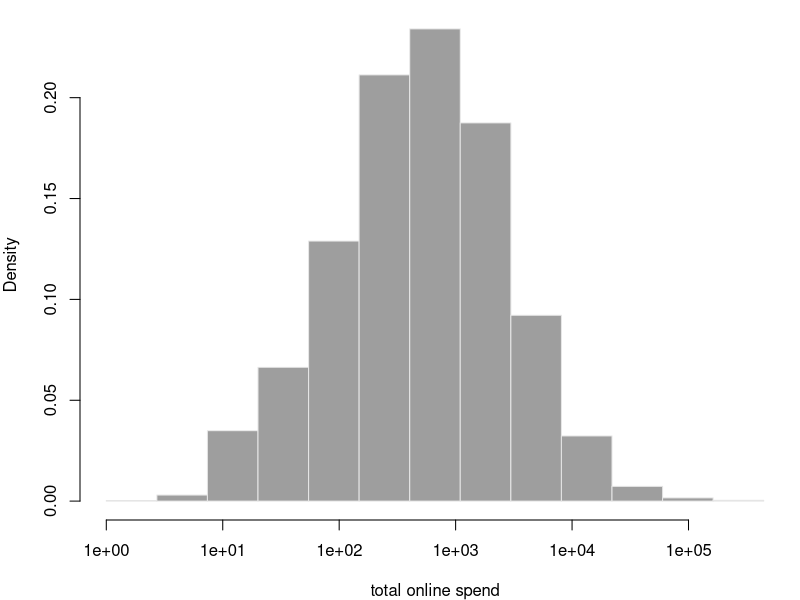
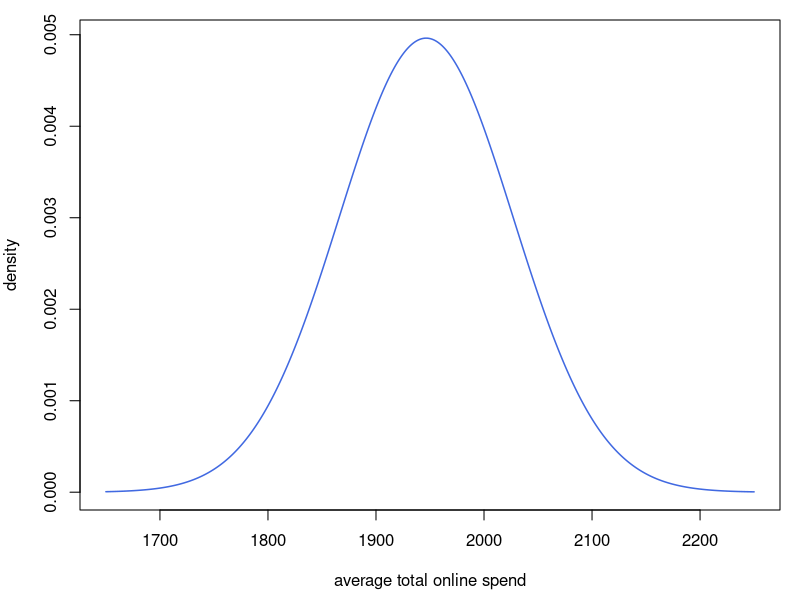
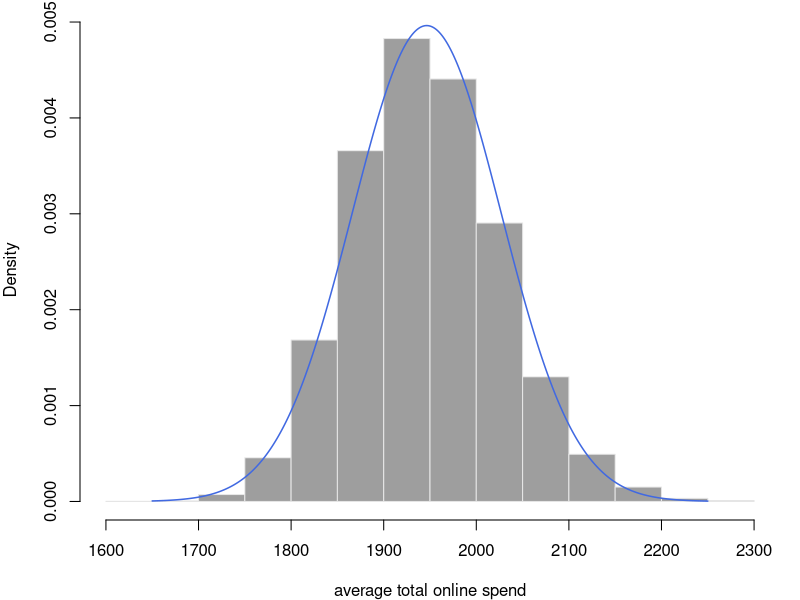
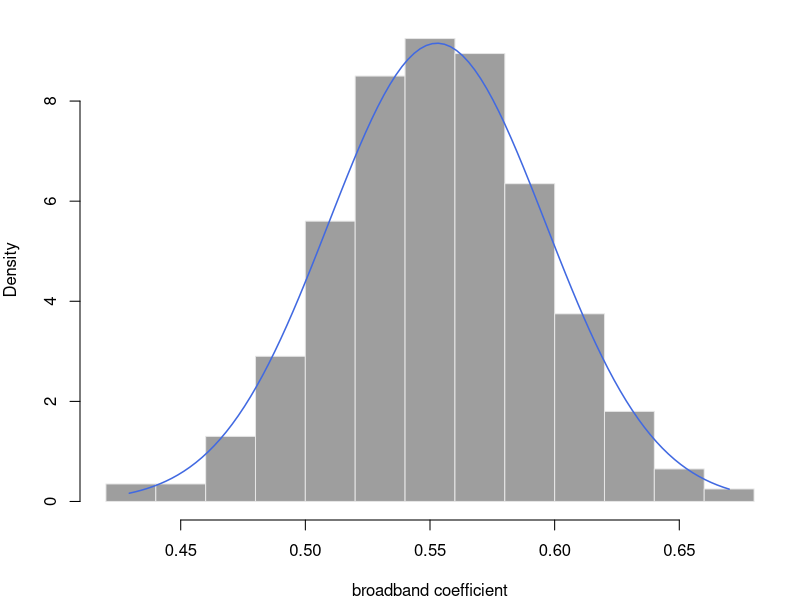
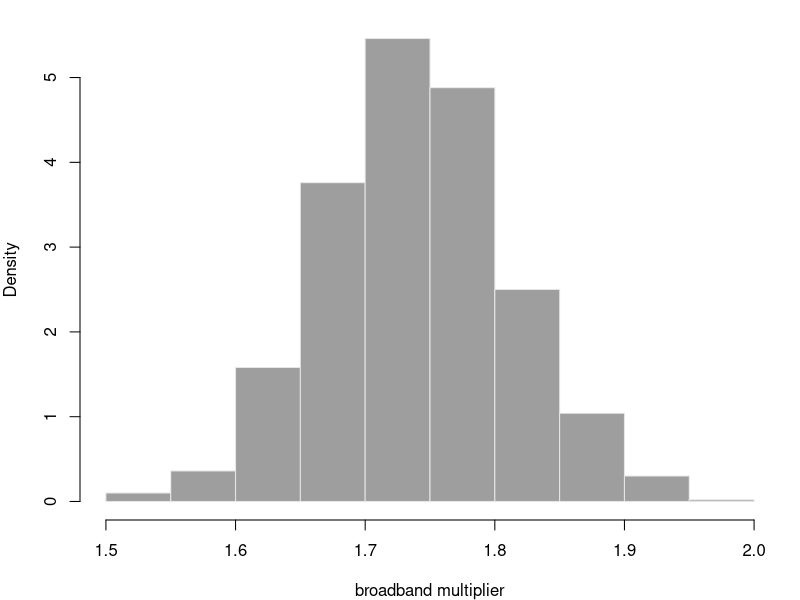
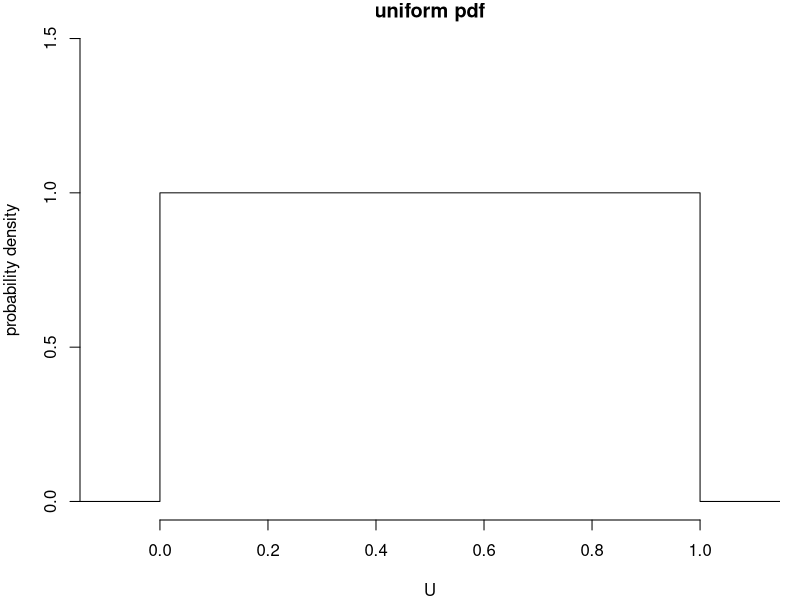
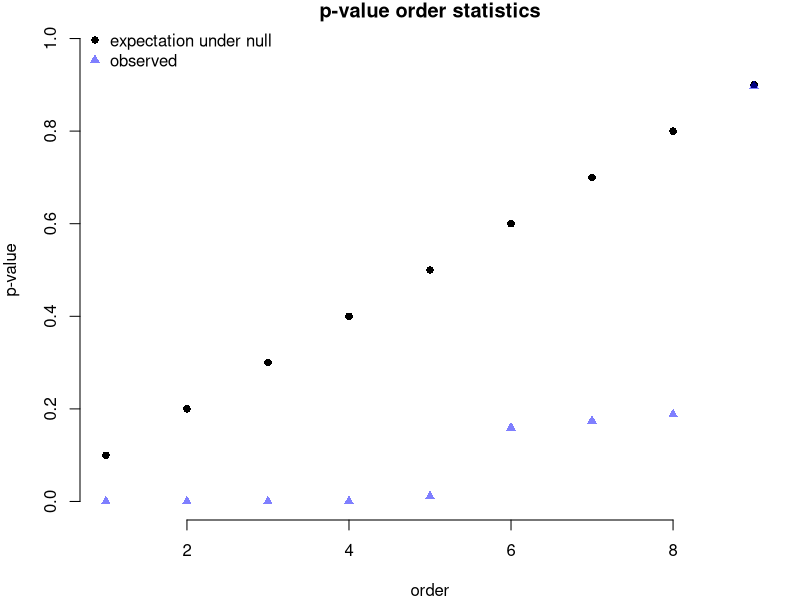
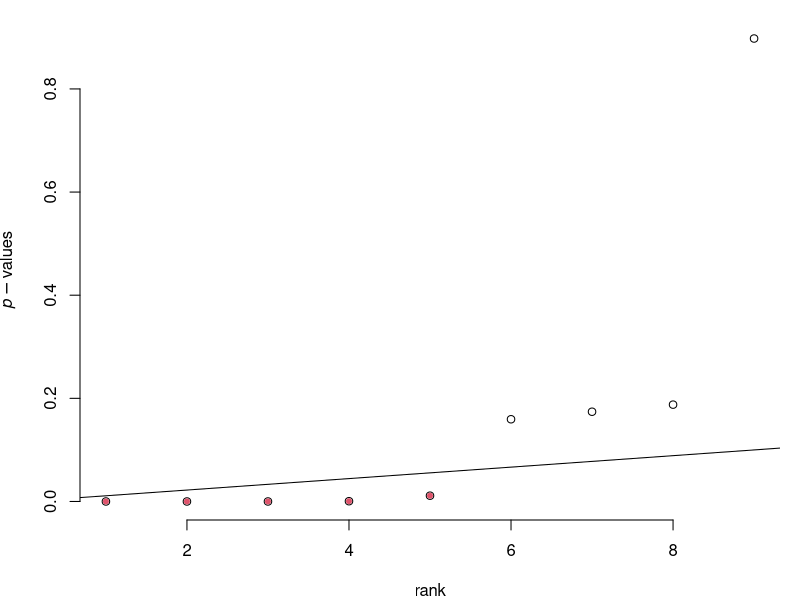

Write R code to recreate these figures, in order.
##  browser spending analysis 
browser = read.csv("web-browsers.csv")

# data histogram
par(mai=c(.8,.8,.1,.1))
hist(log(browser$spend), freq=FALSE,
	xaxt="n", main="", xlab="total online spend", col=8, border="grey90")
lgrid = c(1,10,100,1000,10000,100000)
axis(1, at=log(lgrid), labels=sprintf("%.0e",lgrid))

# basic stats
nrow(browser)
mean(browser$spend)
var(browser$spend)/nrow(browser)

xbar <- mean(browser$spend)
xbse <-  sd(browser$spend)/sqrt(nrow(browser))

xx <- seq(1650,2250,length=1000)

par(mai=c(.9,.8,.2,.2))
plot(xx, dnorm(xx, xbar, xbse), type="l", col="royalblue", lwd=1.5,
	xlab="average total online spend", ylab="density")

# nonparametric bootstrap
B <- 10000
mub <- c()
for (b in 1:B){
	samp_b = sample.int(nrow(browser), replace=TRUE)
	mub <- c(mub, mean(browser$spend[samp_b]))
}
sd(mub)

par(mai=c(.8,.8,.2,.2))
hist(mub, main="", xlab="average total online spend", 
	col=8, border="grey90", freq=FALSE)
lines(xx, dnorm(xx, xbar, xbse), col="royalblue", lwd=1.5)

## parametric bootstrap
xbar <- mean(browser$spend)
sig2 <-  var(browser$spend)

B <- 10000
mus <- c()
for(b in 1:B){
  xsamp <- rnorm(1e4, xbar, sqrt(sig2))
  mus <- c(mus, mean(xsamp))
}
sd(mus)
sqrt(sig2/1e4)

## usual estiamtion of variance
smallsamp <- browser$spend[sample.int(nrow(browser),100)]
s <- sd(smallsamp) # sample variance
s
sd(browser$spend)
s/sd(browser$spend)

## CI bootstrap
eb <- c()
for (b in 1:B){
	sb <- sd(smallsamp[sample.int(100, replace=TRUE)]) 
	eb <- c(eb, sb-s)
}
mean(eb)
tvals <- quantile(eb, c(0.05, 0.95))
sd(mub)

## regression analysis
summary( glm( log(spend) ~ broadband + anychildren, data=browser) )

# nonparametric bootstrap
B <- 1000
betas <- c()
for (b in 1:B){
	samp_b = sample.int(nrow(browser), replace=TRUE)
	reg_b <- glm(log(spend) ~ broadband + anychildren, data=browser[samp_b,])
	betas <- rbind(betas, coef(reg_b))
}
head(betas)

cor(betas[,"broadband"], betas[,"anychildren"])

xx <- seq(min(betas[,2]),max(betas[,2]),length=100)

par(mai=c(.8,.8,.2,.2))
hist(betas[,2], main="", xlab="broadband coefficient", 
	col=8, border="grey90", freq=FALSE)
lines(xx, dnorm(xx, 0.55285, 0.04357), col="royalblue", lwd=1.5)

par(mai=c(.8,.8,.2,.2))
hist(exp(betas[,2]), main="", xlab="broadband multiplier", 
	col=8, border="grey90", freq=FALSE)



spendy <- glm( log(spend) ~ .-id, data=browser) 
round(summary(spendy)$coef)
pval <- summary(spendy)$coef[-1,"Pr(>|t|)"]

pdf("fig1.9.pdf", width=4, height=4)
par(mai=c(.8,.8,.2,.2))
plot(sort(pval), bty="n", xlab="rank", ylab=expression(italic(p)-values))
abline(a=0, b=.1/9)
points(sort(pval)[1:5], col=2, pch=20)
dev.off()

par(mai=c(.8,.8,.2,.2))
plot(c(-1,0,0,1,1,2), c(0,0,1,1,0,0), ylim=c(0,1.5), xlim=c(-0.1,1.1),
	type="l", bty="n", xlab="U", ylab="probability density", main = "uniform pdf")


par(mai=c(.8,.8,.2,.2))
plot(1:9, (1:9)/10, ylim=c(0,1),
	pch=16, col="black", bty="n", ylab="p-value", 
	xlab="order", main = "p-value order statistics")
points(1:9, sort(pval), pch=17, col=rgb(0,0,1,.5))
legend("topleft", bty="n",
	legend=c("expectation under null","observed"), pch=c(16,17),
	col=c("black",rgb(0,0,1,.5)))

